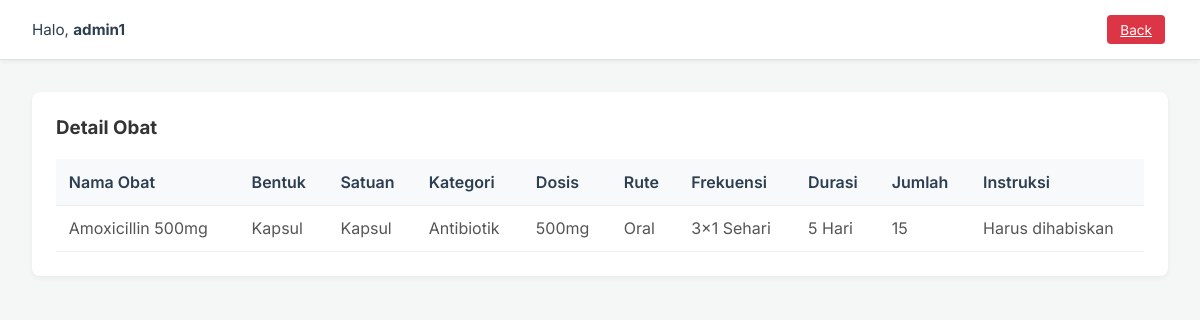
Page /klinik-mandiri/views/detail_obat.php?id=2 (signed in) on the committed database.
### tables this page shows
CREATE TABLE Detail_Resep (
    detail_id INT PRIMARY KEY AUTO_INCREMENT,
    dosis VARCHAR(50),
    rute VARCHAR(50),
    frekuensi VARCHAR(50),
    durasi VARCHAR(50),
    jumlah INT,
    instruksi_khusus TEXT,
    resep_id INT NOT NULL,
    obat_id INT NOT NULL,

    CONSTRAINT chk_jumlah_obat
    CHECK (jumlah > 0),

    FOREIGN KEY (resep_id)
    REFERENCES Resep(resep_id)
    ON DELETE CASCADE,

    FOREIGN KEY (obat_id)
    REFERENCES Obat(obat_id)
    ON DELETE CASCADE
);

CREATE TABLE Obat (
    obat_id INT PRIMARY KEY AUTO_INCREMENT,
    nama_obat VARCHAR(150) NOT NULL,
    bentuk_sediaan VARCHAR(50),
    satuan VARCHAR(20),
    kategori VARCHAR(50)
);

### klinik-mandiri/views/detail_obat.php (the view, shortened to what this page needs)
<?php
include '../config/koneksi.php';
$db = isset($koneksi) ? $koneksi : $GLOBALS['koneksi'];
$obat_id = isset($_GET['id']) ? filter_var($_GET['id'], FILTER_VALIDATE_INT) : 0;
$data_obat = null;
if ($obat_id > 0 && isset($db)) {
    try {
        $query = $db->prepare("
            SELECT
                ob.nama_obat,
                ob.bentuk_sediaan,
                ob.satuan,
                ob.kategori,
                d.dosis,
                d.rute,
                d.frekuensi,
                d.durasi,
                d.jumlah,
                d.instruksi_khusus
            FROM obat ob
            LEFT JOIN Detail_Resep d ON ob.obat_id = d.obat_id
            WHERE ob.obat_id = :id
            LIMIT 1
        ");
        $query->execute([':id' => $obat_id]);
        $data_obat = $query->fetch(PDO::FETCH_ASSOC);
    } catch (PDOException $e) {
        error_log("Database Error pada detail_obat.php: " . $e->getMessage());
        $error_message = "Terjadi gangguan sistem saat mengambil data detail obat.";
    }
}
?>
<!DOCTYPE html>
<html lang="id">
<head>
    <link rel="stylesheet" href="../assets/style.css">
</head>
<body>
    <div class="main-content">
        <header class="topbar">
            <div>Halo, <strong id="userDisplay"><?= htmlspecialchars($_SESSION['username'] ?? 'dr. Budi'); ?></strong></div>
            <a href="obat.php" class="btn btn-small btn-danger">Back</a>
        </header>
        <main class="content-area">
            <div class="dashboard-cards">
                <div class="table-container">
                    <h3>Detail Obat</h3><br>
                    <table>
                        <thead>
                            <tr>
                                <th>Nama Obat</th>
                                <th>Bentuk</th>
                                <th>Satuan</th>
                                <th>Kategori</th>
                                <th>Dosis</th>
                                <th>Rute</th>
                                <th>Frekuensi</th>
                                <th>Durasi</th>
                                <th>Jumlah</th>
                                <th>Instruksi</th>
                            </tr>
                        </thead>
                        <tbody>
                            <?php if ($data_obat): ?>
                                <tr>
                                    <td><?= htmlspecialchars($data_obat['nama_obat'] ?? '-'); ?></td>
                                    <td><?= htmlspecialchars($data_obat['bentuk_sediaan'] ?? '-'); ?></td>
                                    <td><?= htmlspecialchars($data_obat['satuan'] ?? '-'); ?></td>
                                    <td><?= htmlspecialchars($data_obat['kategori'] ?? '-'); ?></td>
                                    <td><?= htmlspecialchars($data_obat['dosis'] ?? '-'); ?></td>
                                    <td><?= htmlspecialchars($data_obat['rute'] ?? '-'); ?></td>
                                    <td><?= htmlspecialchars($data_obat['frekuensi'] ?? '-'); ?></td>
                                    <td><?= htmlspecialchars($data_obat['durasi'] ?? '-'); ?></td>
                                    <td><?= htmlspecialchars($data_obat['jumlah'] ?? '-'); ?></td>
                                    <td><?= htmlspecialchars($data_obat['instruksi_khusus'] ?? '-'); ?></td>
                                </tr>
                            <?php endif; ?>
                        </tbody>
                    </table>
                </div>
            </div>
        </main>
    </div>
</body>
</html>

### klinik-mandiri/assets/style.css (style rules this page uses)
* { margin: 0; padding: 0; box-sizing: border-box; font-family: 'Inter', sans-serif; }
body { background-color: #f4f7f6; color: #333; }
.btn { width: 100%; padding: 0.7rem; background-color: #0056b3; color: white; border: none; border-radius: 4px; font-size: 1rem; cursor: pointer; transition: 0.3s; }
.btn-small { width: auto; padding: 0.4rem 0.8rem; font-size: 0.85rem; margin-right: 0.2rem; }
.btn-danger { background-color: #dc3545; }
.main-content { flex: 1; display: flex; flex-direction: column; }
.topbar { background-color: #fff; height: 60px; display: flex; justify-content: space-between; align-items: center; padding: 0 2rem; box-shadow: 0 2px 4px rgba(0,0,0,0.05); border-bottom: 1px solid #e0e0e0; }
.topbar div { font-size: 0.95rem; color: #2c3e50; }
.content-area { padding: 2rem; flex: 1; overflow-y: auto; }
.dashboard-cards { display: grid; grid-template-columns: repeat(auto-fit, minmax(200px, 1fr)); gap: 1.5rem; margin-bottom: 2rem; }
.table-container { background: #fff; padding: 1.5rem; border-radius: 8px; box-shadow: 0 2px 5px rgba(0,0,0,0.05); margin-bottom: 1.5rem; }
table { width: 100%; border-collapse: collapse; }
table th, table td { padding: 0.8rem; text-align: left; border-bottom: 1px solid #eee; }
table th { background-color: #f8f9fa; font-weight: 600; color: #2c3e50; }
table td { color: #555; }

### rows in the picture
detail_resep: obat.nama_obat "Amoxicillin 500mg", obat.bentuk_sediaan "Kapsul", obat.satuan "Kapsul", obat.kategori "Antibiotik", dosis "500mg", rute "Oral", frekuensi "3x1 Sehari", durasi "5 Hari", jumlah "15", instruksi_khusus "Harus dihabiskan"
